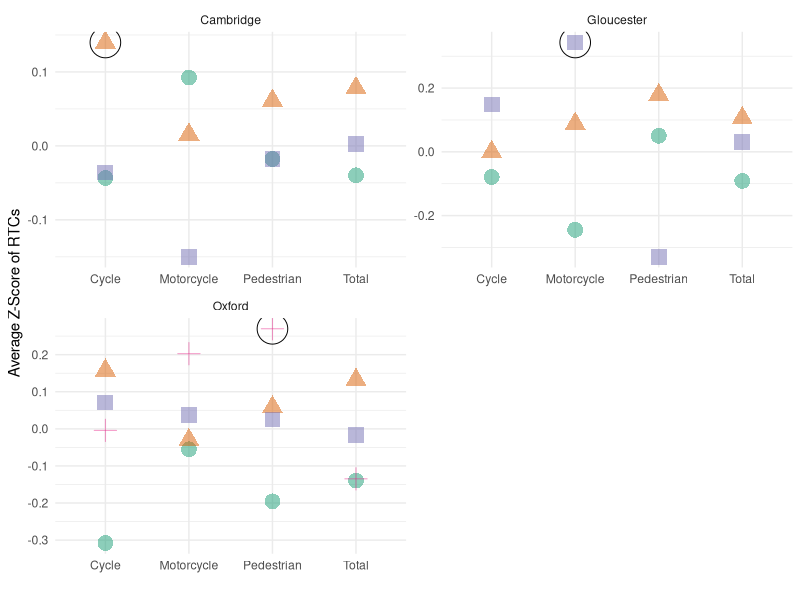

The R script that drew this image:
library(readxl)
library(ggplot2)
library(dplyr)
library(tidyr)

setwd("C:/Users/simon/Desktop/Turing/img demonstrator")

df<- read_excel('rtc_dot_chart.xlsx', sheet='data')

df <- df[df$Mode %in% c('Total', 'Cycle', 'Pedestrian', 'Motorcycle'),]

ggplot(df, aes(color=Cluster, shape=Cluster, y=Y, x=Mode)) +
  geom_point(size = 5, alpha=0.5) + 
  geom_point(data=df %>% filter(Circled == 1),
             pch=21,
             size=10,
             colour="black") +
  facet_wrap(~City, scales='free', ncol=2) +
  theme_minimal() + xlab('') + ylab('Average Z-Score of RTCs') +
  scale_color_brewer(guide=F, palette='Dark2') + scale_shape_discrete(guide=F) 

ggsave
  